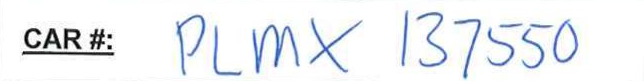
#> input picture Cropped_Images/row_6_col_3.png, 644 x 81 px, given in place of row_6_col_3.jpg, which was not available
$ python practice.py
#> lines starting #> are read from the running program, lines starting #| are printed output that depends on the picture; after the words box and inside, x2 and y2 are one past the last pixel; in counts of white or black regions, pixels touching at a corner belong together; pictures that were not available may be replaced by others from this repository, and a replacement may not be noted
#> further down, src is the input picture: shape (81, 644, 3); mean B, G, R 243.9, 241.1, 238.6
from __future__ import print_function
import cv2 as cv
import numpy as np
import argparse

erosion_size = 0
max_elem = 2
max_kernel_size = 21
title_trackbar_element_type = 'Element:\n 0: Rect \n 1: Cross \n 2: Ellipse'
title_trackbar_kernel_size = 'Kernel size:\n 2n +1'
title_erosion_window = 'Erosion Demo'
title_dilatation_window = 'Dilation Demo'

def Binarization(img):
    img = cv.cvtColor(img, cv.COLOR_BGR2GRAY)
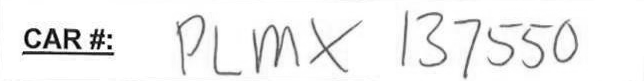
#> img: shape (81, 644); min 0, max 255, mean 240.7
    img = cv.GaussianBlur(img,(5,5),0)
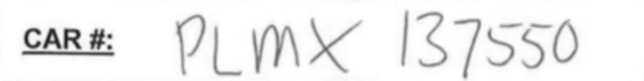
#> img: shape (81, 644); min 31, max 255, mean 240.7
    ret,th1 = cv.threshold(img,230,255,cv.THRESH_BINARY+cv.THRESH_OTSU)
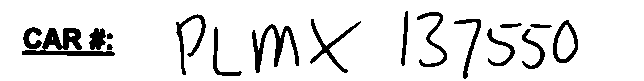
#> th1: shape (81, 644); 89.6% white; 17 black regions, largest, box (x1, y1, x2, y2) and area: (22, 28, 115, 56) 999, (252, 24, 299, 73) 746, (310, 19, 361, 73) 471
#> ret = 201
    return th1

def erosion(val):
    erosion_size = cv.getTrackbarPos(title_trackbar_kernel_size, title_erosion_window)
    erosion_type = 0
    val_type = cv.getTrackbarPos(title_trackbar_element_type, title_erosion_window)
    if val_type == 0:
        erosion_type = cv.MORPH_RECT
    elif val_type == 1:
        erosion_type = cv.MORPH_CROSS
    elif val_type == 2:
        erosion_type = cv.MORPH_ELLIPSE
    element = cv.getStructuringElement(erosion_type, (2*erosion_size + 1, 2*erosion_size+1), (erosion_size, erosion_size))
    erosion_dst = cv.erode(src, element)
    cv.imshow(title_erosion_window, erosion_dst)

def dilatation(val):
    dilatation_size = cv.getTrackbarPos(title_trackbar_kernel_size, title_dilatation_window)
    dilatation_type = 0
    val_type = cv.getTrackbarPos(title_trackbar_element_type, title_dilatation_window)
    if val_type == 0:
        dilatation_type = cv.MORPH_RECT
    elif val_type == 1:
        dilatation_type = cv.MORPH_CROSS
    elif val_type == 2:
        dilatation_type = cv.MORPH_ELLIPSE
    element = cv.getStructuringElement(dilatation_type, (2*dilatation_size + 1, 2*dilatation_size+1), (dilatation_size, dilatation_size))
    dilatation_dst = cv.dilate(src, element)
    cv.imshow(title_dilatation_window, dilatation_dst)

src = cv.imread("row_6_col_3.jpg")
src = Binarization(src)

cv.namedWindow(title_erosion_window)
cv.createTrackbar(title_trackbar_element_type, title_erosion_window , 0, max_elem, erosion)
cv.createTrackbar(title_trackbar_kernel_size, title_erosion_window , 0, max_kernel_size, erosion)
cv.namedWindow(title_dilatation_window)
cv.createTrackbar(title_trackbar_element_type, title_dilatation_window , 0, max_elem, dilatation)
cv.createTrackbar(title_trackbar_kernel_size, title_dilatation_window , 0, max_kernel_size, dilatation)
erosion(0)
dilatation(0)
cv.waitKey()

$ run again, with Cropped_Images/row_10_col_1.png copied over Cropped_Images/row_6_col_3.png
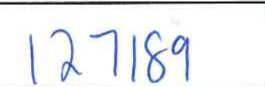
#> input picture Cropped_Images/row_10_col_1.png, 265 x 87 px, given in place of row_6_col_3.jpg, which was not available
#> src is the input picture: shape (87, 265, 3); mean B, G, R 241.5, 238.2, 236
#> in Binarization, `img = cv.GaussianBlur(img,(5,5),0)`:
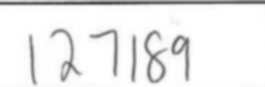
#> img: shape (87, 265); min 79, max 255, mean 237.5
#> in Binarization, `ret,th1 = cv.threshold(img,230,255,cv.THRESH_BINARY+cv.THRESH_OTSU)`:
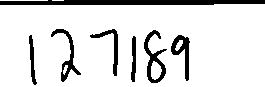
#> th1: shape (87, 265); 87.2% white; 7 black regions, largest, box (x1, y1, x2, y2) and area: (0, 0, 265, 5) 1214, (144, 30, 167, 83) 426, (51, 29, 81, 82) 345
#> ret = 199

$ run again, with Cropped_Images/row_10_col_2.png copied over Cropped_Images/row_6_col_3.png
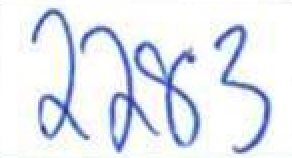
#> input picture Cropped_Images/row_10_col_2.png, 146 x 79 px, given in place of row_6_col_3.jpg, which was not available (shown 2 times larger)
#> src is the input picture: shape (79, 146, 3); mean B, G, R 240.5, 233.5, 229
#> in Binarization, `img = cv.GaussianBlur(img,(5,5),0)`:
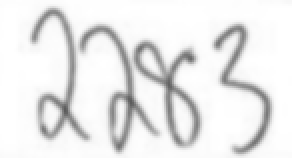
#> img: shape (79, 146) (shown 2 times larger); min 91, max 255, mean 233
#> in Binarization, `ret,th1 = cv.threshold(img,230,255,cv.THRESH_BINARY+cv.THRESH_OTSU)`:
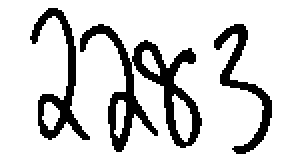
#> th1: shape (79, 146) (shown 2 times larger); 82% white; 3 black regions, box (x1, y1, x2, y2) and area: (40, 12, 101, 76) 1106, (15, 4, 45, 70) 522, (107, 12, 136, 77) 444
#> ret = 205
